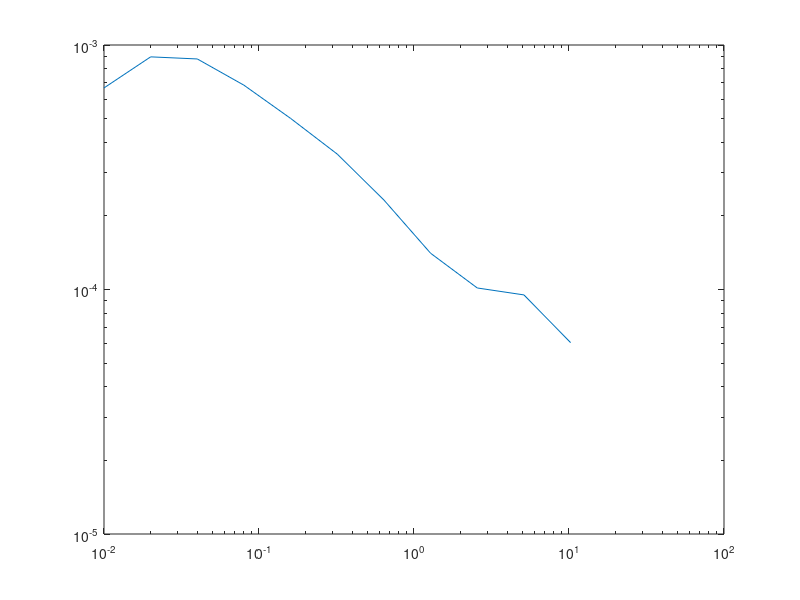

Recreate this plot in MATLAB.
%%	draw the allan variance plot and analyze noise of inertial sensor output

 %% Import data

GRAVITY = 9.80665;
samplePeriod = 10/1000;

originalData = load('Sensor.txt');	

dataNum = length(originalData);

acc = zeros(dataNum,3);
gyro = zeros(dataNum,3);
accTime = zeros(dataNum,1);
gyroTime = zeros(dataNum,1);
logTime = zeros(dataNum,1);

acc = originalData(:,2:4);
gyro = originalData(:,6:8);

accTime = (originalData(:,5) - originalData(1,5)) / 1000000  + 500;
gyroTime = (originalData(:,9) - originalData(1,9)) / 1000000 + 500;
logTime = originalData(:,10) / 1000;

angularRate = zeros(size(gyro));
velocity = zeros(size(acc));

for i = 2 : length(angularRate)
	angularRate(i,:) = angularRate(i-1,:) + (gyro(i-1,:) + gyro(i,:)) * samplePeriod / 2;
end

for i = 2 : length(velocity)
	velocity(i,:) = velocity(i-1,:) + (acc(i-1,:) + acc(i,:)) * samplePeriod / 2;
end

%--------------------------------------------

maxJ = floor( log2(dataNum) - 1 ) ;
J = 0 : maxJ;
n = zeros(size(J));

for i = 1 : length(J)
	n(i) = power(2,J(i));
end

% t0 = 1 / samplePeriod;

for i = 1 : length(J)

	disp(['Computing i=',num2str(i)]);

	sumTheta = 0;

	for k = 1 : dataNum - 2 * n(i)

		sumTheta = sumTheta + (angularRate(k+2*n(i),1) - 2 * angularRate(k+n(i),1) + angularRate(k,1))^2;

	end

	sigma(i) = sumTheta / (2 * (n(i) * samplePeriod) * (n(i) * samplePeriod) * (dataNum - 2 * n(i)));

	sigma(i) = sqrt(sigma(i));


end

grid on;
loglog(n*samplePeriod,sigma);

